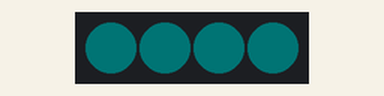
Simulated run of this sketch. Board: Arduino Uno, built with avr-gcc and run on an emulated ATmega328P. Parts: 4 RGB LEDs in strip order, left to right. Dim RGB values are drawn brighter than linear.

Above: at 0.15 s.
At 19.81 s:
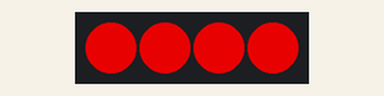
At 39.74 s:
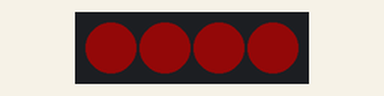
Timing chart, 0 to 40.0 s (numbered marks = the images above):
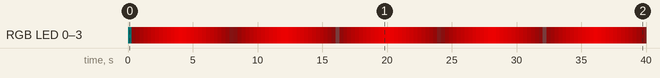

Measured:
- by itself, RGB LED 0–3: off → RGB(0, 1, 1) at 0.00 s, → RGB(15, 1, 1) 0.30 s later, → RGB(30, 1, 1) 0.30 s later, → RGB(45, 1, 1) 0.30 s later, … (133 changes in this stretch)

The sketch:

OctoShirtSketch.ino
```cpp
#define PIN 5
#define COUNT 4
#define WHEEL_SIZE 384 // wheel sizes > 384 will cause gaps in the rainbow, while < 384 will cause truncated rainbow

#include <Adafruit_NeoPixel.h>

Adafruit_NeoPixel pixels = Adafruit_NeoPixel(COUNT, PIN, NEO_GRB + NEO_KHZ800);

int currentDelay = 10;
int currentColorIndex = 1;
int currentColorIncrement = 1;
int currentlyIncrementingColor = true;

void setup()
{
  pixels.begin(); // This initializes the NeoPixel library.
  return;
}

void loop()
{
  uint32_t color = GetColor(currentColorIndex);
  for(int i=0; i<COUNT; i++)
  {
    pixels.setPixelColor(i, color);
  }
  pixels.show();

  IncrementColorIndex();

  delay(currentDelay);
}


/// <summary>
/// Retrieve a color
/// </summary>
/// <param name=seed>Optional color seed</param>
/// <returns>An unsigned integer representing an RGB color value</returns>
uint32_t GetColor(uint16_t seed)
{
  float ratio = ((float)seed)/((float)WHEEL_SIZE);
  uint32_t color = pixels.Color(ratio * 200.0, 1, 1);
  return color;
}


/// <summary>
/// Advance the current color index according to the current settings
/// </summary>
void IncrementColorIndex()
{
  // determine color index direction
  if(currentColorIndex >= WHEEL_SIZE)
    currentlyIncrementingColor = false;
  else if(currentColorIndex <=0)
    currentlyIncrementingColor = true;
  // increment or decrement color index
  if(currentlyIncrementingColor)
    currentColorIndex += currentColorIncrement;
  else
    currentColorIndex -= currentColorIncrement;
  return;
}
```
